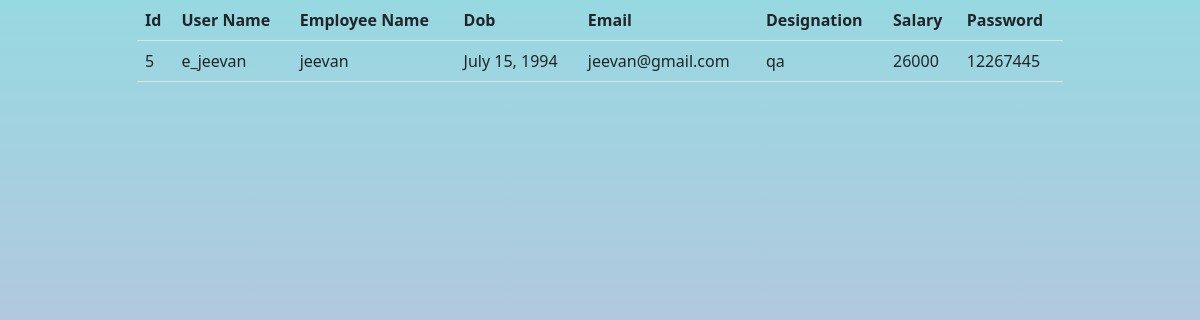
The app's page /employee/details/5 with its own data.
### employee/models.py (models this page shows)
class Employees(models.Model):
    employee_name=models.CharField(max_length=80)
    email=models.EmailField(max_length=80,unique=True)
    user_name=models.CharField(max_length=120,unique=True)
    password=models.CharField(max_length=100)
    salary=models.CharField(max_length=9)
    designation=models.CharField(max_length=50)
    dob=models.DateField(auto_now_add=False)

### employee/views.py (the view)
# urls.py: path("details/<int:id>",views.EmployeeDetailView.as_view(),name="details"),
class EmployeeDetailView(View):
    def get(self,request,*args,**kwargs):
        id=kwargs.get("id")
        emp=Employees.objects.get(id=id)
        return render(request,"employeedetails.html",{"empdetails":emp})

### employee/templates/employeedetails.html (shortened to what this page needs)
<!DOCTYPE html>
{%load static%}
<html lang="en">
<head>
<link href="https://cdn.jsdelivr.net/npm/bootstrap@5.1.3/dist/css/bootstrap.min.css" rel="stylesheet">
    <link rel="stylesheet" href="{%static 'css/style.css'%}">
</head>
<body>
<div class="container">
    <div class="row">
        <div class="col-1"></div>
        <div class="col-10">
            <table class="table">
                <tr>
                    <th>Id</th>
                    <th>User Name</th>
                    <th>Employee Name</th>
                    <th>Dob</th>
                    <th>Email</th>
                    <th>Designation</th>
                    <th>Salary</th>
                    <th>Password</th>
                </tr>
                <tr>
                    <td>{{empdetails.id}}</td>
                    <td>{{empdetails.user_name}}</td>
                    <td>{{empdetails.employee_name}}</td>
                    <td>{{empdetails.dob}}</td>
                    <td>{{empdetails.email}}</td>
                    <td>{{empdetails.designation}}</td>
                    <td>{{empdetails.salary}}</td>
                    <td>{{empdetails.password}}</td>
                </tr>
            </table>
        </div>
        <div class="col-1"></div>
    </div>
</div>
</body>
</html>

### employee/static/css/style.css (style rules this page uses)
body { height:100vh; background-color: #D9AFD9; background-image: linear-gradient(0deg, #D9AFD9 0%, #97D9E1 100%); }

### records on screen
Employees: id "5", user_name "e_jeevan", employee_name "jeevan", dob "July 15, 1994", email "jeevan@gmail.com", designation "qa", salary "26000", password "12267445"
